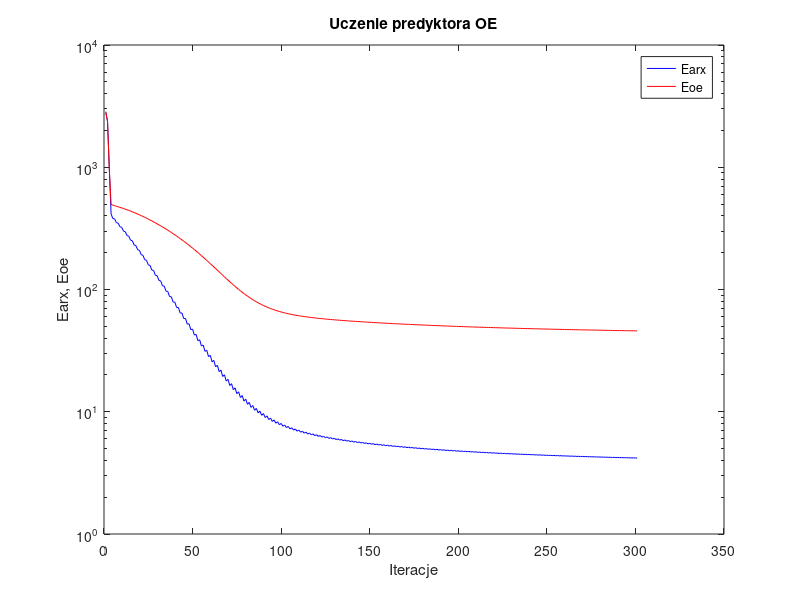
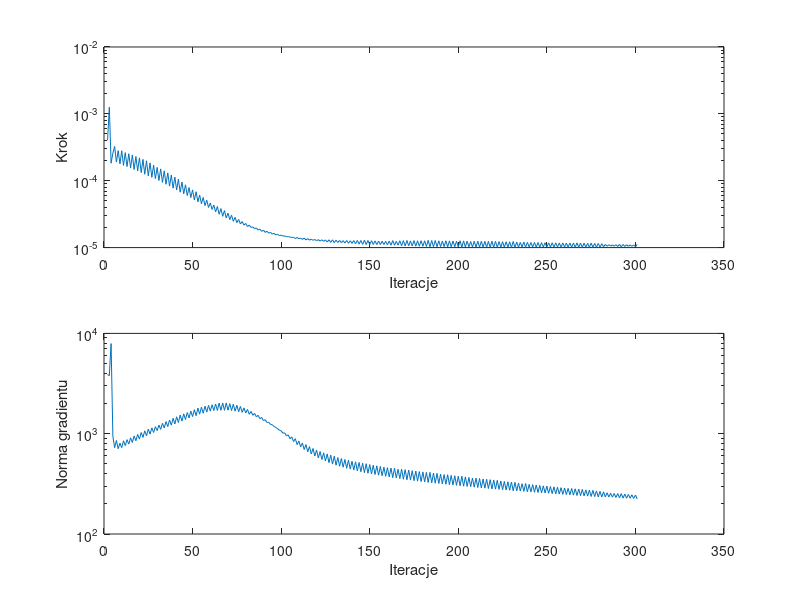

Reproduce these figures in MATLAB, in order.
%uczenie predyktora oe
clear all;
n=0; farx(n+1)=2.804183e+003; foe(n+1)=2.853118e+003; wspucz(n+1)=0.000000e+000; ng(n+1)=0.000000e+000;
n=1; farx(n+1)=2.373742e+003; foe(n+1)=2.361099e+003; krok(n+1)=4.031350e-004; ng(n+1)=3.891706e+003;
n=2; farx(n+1)=9.741325e+002; foe(n+1)=9.567152e+002; krok(n+1)=1.259664e-003; ng(n+1)=3.788678e+003;
n=3; farx(n+1)=4.145669e+002; foe(n+1)=4.968822e+002; krok(n+1)=1.828869e-004; ng(n+1)=7.914931e+003;
n=4; farx(n+1)=3.806429e+002; foe(n+1)=4.897087e+002; krok(n+1)=2.578785e-004; ng(n+1)=9.422221e+002;
n=5; farx(n+1)=3.784769e+002; foe(n+1)=4.846805e+002; krok(n+1)=3.259080e-004; ng(n+1)=7.257685e+002;
n=6; farx(n+1)=3.521853e+002; foe(n+1)=4.796617e+002; krok(n+1)=1.897438e-004; ng(n+1)=8.558203e+002;
n=7; farx(n+1)=3.490488e+002; foe(n+1)=4.749277e+002; krok(n+1)=2.815739e-004; ng(n+1)=7.084459e+002;
n=8; farx(n+1)=3.259881e+002; foe(n+1)=4.699353e+002; krok(n+1)=1.784716e-004; ng(n+1)=8.043635e+002;
n=9; farx(n+1)=3.223781e+002; foe(n+1)=4.649102e+002; krok(n+1)=2.808967e-004; ng(n+1)=7.260391e+002;
n=10; farx(n+1)=3.002262e+002; foe(n+1)=4.596087e+002; krok(n+1)=1.697983e-004; ng(n+1)=8.500678e+002;
n=11; farx(n+1)=2.969167e+002; foe(n+1)=4.543977e+002; krok(n+1)=2.631561e-004; ng(n+1)=7.601686e+002;
n=12; farx(n+1)=2.760993e+002; foe(n+1)=4.489179e+002; krok(n+1)=1.629504e-004; ng(n+1)=8.722227e+002;
n=13; farx(n+1)=2.728675e+002; foe(n+1)=4.434725e+002; krok(n+1)=2.533843e-004; ng(n+1)=7.884685e+002;
n=14; farx(n+1)=2.532341e+002; foe(n+1)=4.377602e+002; krok(n+1)=1.547514e-004; ng(n+1)=9.092057e+002;
n=15; farx(n+1)=2.501343e+002; foe(n+1)=4.320923e+002; krok(n+1)=2.431917e-004; ng(n+1)=8.177303e+002;
n=16; farx(n+1)=2.316489e+002; foe(n+1)=4.261670e+002; krok(n+1)=1.471357e-004; ng(n+1)=9.487116e+002;
n=17; farx(n+1)=2.288009e+002; foe(n+1)=4.203168e+002; krok(n+1)=2.302017e-004; ng(n+1)=8.501099e+002;
n=18; farx(n+1)=2.115136e+002; foe(n+1)=4.142343e+002; krok(n+1)=1.401071e-004; ng(n+1)=9.836027e+002;
n=19; farx(n+1)=2.089229e+002; foe(n+1)=4.082212e+002; krok(n+1)=2.196646e-004; ng(n+1)=8.829923e+002;
n=20; farx(n+1)=1.927294e+002; foe(n+1)=4.019657e+002; krok(n+1)=1.325538e-004; ng(n+1)=1.027308e+003;
n=21; farx(n+1)=1.904187e+002; foe(n+1)=3.958197e+002; krok(n+1)=2.084136e-004; ng(n+1)=9.182605e+002;
n=22; farx(n+1)=1.753388e+002; foe(n+1)=3.894324e+002; krok(n+1)=1.250530e-004; ng(n+1)=1.068475e+003;
n=23; farx(n+1)=1.732505e+002; foe(n+1)=3.831571e+002; krok(n+1)=1.984325e-004; ng(n+1)=9.523574e+002;
n=24; farx(n+1)=1.591920e+002; foe(n+1)=3.766598e+002; krok(n+1)=1.180809e-004; ng(n+1)=1.111077e+003;
n=25; farx(n+1)=1.574001e+002; foe(n+1)=3.703121e+002; krok(n+1)=1.848518e-004; ng(n+1)=9.896572e+002;
n=26; farx(n+1)=1.443809e+002; foe(n+1)=3.638009e+002; krok(n+1)=1.123689e-004; ng(n+1)=1.143389e+003;
n=27; farx(n+1)=1.429041e+002; foe(n+1)=3.574205e+002; krok(n+1)=1.711903e-004; ng(n+1)=1.028491e+003;
n=28; farx(n+1)=1.307991e+002; foe(n+1)=3.509211e+002; krok(n+1)=1.075741e-004; ng(n+1)=1.174323e+003;
n=29; farx(n+1)=1.297341e+002; foe(n+1)=3.445780e+002; krok(n+1)=1.581535e-004; ng(n+1)=1.073641e+003;
n=30; farx(n+1)=1.185599e+002; foe(n+1)=3.380611e+002; krok(n+1)=1.007837e-004; ng(n+1)=1.217806e+003;
n=31; farx(n+1)=1.176356e+002; foe(n+1)=3.316560e+002; krok(n+1)=1.502858e-004; ng(n+1)=1.104466e+003;
n=32; farx(n+1)=1.072571e+002; foe(n+1)=3.251105e+002; krok(n+1)=9.441524e-005; ng(n+1)=1.269480e+003;
n=33; farx(n+1)=1.065502e+002; foe(n+1)=3.187008e+002; krok(n+1)=1.405774e-004; ng(n+1)=1.141031e+003;
n=34; farx(n+1)=9.693969e+001; foe(n+1)=3.121604e+002; krok(n+1)=8.848135e-005; ng(n+1)=1.320113e+003;
n=35; farx(n+1)=9.642505e+001; foe(n+1)=3.057551e+002; krok(n+1)=1.309881e-004; ng(n+1)=1.177533e+003;
n=36; farx(n+1)=8.752405e+001; foe(n+1)=2.992428e+002; krok(n+1)=8.309647e-005; ng(n+1)=1.369407e+003;
n=37; farx(n+1)=8.721698e+001; foe(n+1)=2.928710e+002; krok(n+1)=1.215757e-004; ng(n+1)=1.216930e+003;
n=38; farx(n+1)=7.900581e+001; foe(n+1)=2.863883e+002; krok(n+1)=7.737572e-005; ng(n+1)=1.421926e+003;
n=39; farx(n+1)=7.881572e+001; foe(n+1)=2.800172e+002; krok(n+1)=1.133097e-004; ng(n+1)=1.250430e+003;
n=40; farx(n+1)=7.121609e+001; foe(n+1)=2.735889e+002; krok(n+1)=7.257464e-005; ng(n+1)=1.473929e+003;
n=41; farx(n+1)=7.121756e+001; foe(n+1)=2.672830e+002; krok(n+1)=1.051281e-004; ng(n+1)=1.292777e+003;
n=42; farx(n+1)=6.417226e+001; foe(n+1)=2.608815e+002; krok(n+1)=6.738910e-005; ng(n+1)=1.536622e+003;
n=43; farx(n+1)=6.428663e+001; foe(n+1)=2.546319e+002; krok(n+1)=9.579321e-005; ng(n+1)=1.335810e+003;
n=44; farx(n+1)=5.779826e+001; foe(n+1)=2.483588e+002; krok(n+1)=6.375927e-005; ng(n+1)=1.577564e+003;
n=45; farx(n+1)=5.806718e+001; foe(n+1)=2.422200e+002; krok(n+1)=8.683747e-005; ng(n+1)=1.385787e+003;
n=46; farx(n+1)=5.207417e+001; foe(n+1)=2.360598e+002; krok(n+1)=6.009622e-005; ng(n+1)=1.624675e+003;
n=47; farx(n+1)=5.247982e+001; foe(n+1)=2.300424e+002; krok(n+1)=7.910691e-005; ng(n+1)=1.437617e+003;
n=48; farx(n+1)=4.696095e+001; foe(n+1)=2.239889e+002; krok(n+1)=5.603333e-005; ng(n+1)=1.677836e+003;
n=49; farx(n+1)=4.744400e+001; foe(n+1)=2.180752e+002; krok(n+1)=7.303192e-005; ng(n+1)=1.480675e+003;
n=50; farx(n+1)=4.238964e+001; foe(n+1)=2.121325e+002; krok(n+1)=5.162212e-005; ng(n+1)=1.736063e+003;
n=51; farx(n+1)=4.289233e+001; foe(n+1)=2.063041e+002; krok(n+1)=6.836820e-005; ng(n+1)=1.511762e+003;
n=52; farx(n+1)=3.818684e+001; foe(n+1)=2.004855e+002; krok(n+1)=4.837788e-005; ng(n+1)=1.799540e+003;
n=53; farx(n+1)=3.879172e+001; foe(n+1)=1.948634e+002; krok(n+1)=6.108764e-005; ng(n+1)=1.566501e+003;
n=54; farx(n+1)=3.450565e+001; foe(n+1)=1.892397e+002; krok(n+1)=4.525103e-005; ng(n+1)=1.837055e+003;
n=55; farx(n+1)=3.512590e+001; foe(n+1)=1.837790e+002; krok(n+1)=5.618497e-005; ng(n+1)=1.599461e+003;
n=56; farx(n+1)=3.118761e+001; foe(n+1)=1.783507e+002; krok(n+1)=4.244958e-005; ng(n+1)=1.880445e+003;
n=57; farx(n+1)=3.184843e+001; foe(n+1)=1.731041e+002; krok(n+1)=5.113377e-005; ng(n+1)=1.642704e+003;
n=58; farx(n+1)=2.823946e+001; foe(n+1)=1.678933e+002; krok(n+1)=3.980988e-005; ng(n+1)=1.917063e+003;
n=59; farx(n+1)=2.891862e+001; foe(n+1)=1.628754e+002; krok(n+1)=4.657599e-005; ng(n+1)=1.679668e+003;
n=60; farx(n+1)=2.563588e+001; foe(n+1)=1.579066e+002; krok(n+1)=3.723990e-005; ng(n+1)=1.942376e+003;
n=61; farx(n+1)=2.631781e+001; foe(n+1)=1.531232e+002; krok(n+1)=4.334515e-005; ng(n+1)=1.702341e+003;
n=62; farx(n+1)=2.334261e+001; foe(n+1)=1.483946e+002; krok(n+1)=3.418410e-005; ng(n+1)=1.980170e+003;
n=63; farx(n+1)=2.399618e+001; foe(n+1)=1.438423e+002; krok(n+1)=4.116566e-005; ng(n+1)=1.705064e+003;
n=64; farx(n+1)=2.128242e+001; foe(n+1)=1.393627e+002; krok(n+1)=3.145966e-005; ng(n+1)=2.019159e+003;
n=65; farx(n+1)=2.190984e+001; foe(n+1)=1.350769e+002; krok(n+1)=3.831790e-005; ng(n+1)=1.711701e+003;
n=66; farx(n+1)=1.945472e+001; foe(n+1)=1.308882e+002; krok(n+1)=2.936505e-005; ng(n+1)=2.025072e+003;
n=67; farx(n+1)=2.005952e+001; foe(n+1)=1.268875e+002; krok(n+1)=3.575282e-005; ng(n+1)=1.711775e+003;
n=68; farx(n+1)=1.782070e+001; foe(n+1)=1.229962e+002; krok(n+1)=2.769106e-005; ng(n+1)=2.024078e+003;
n=69; farx(n+1)=1.841414e+001; foe(n+1)=1.193106e+002; krok(n+1)=3.265748e-005; ng(n+1)=1.715769e+003;
n=70; farx(n+1)=1.640340e+001; foe(n+1)=1.157357e+002; krok(n+1)=2.616958e-005; ng(n+1)=1.994424e+003;
n=71; farx(n+1)=1.696659e+001; foe(n+1)=1.123471e+002; krok(n+1)=3.050494e-005; ng(n+1)=1.699134e+003;
n=72; farx(n+1)=1.515255e+001; foe(n+1)=1.090770e+002; krok(n+1)=2.470394e-005; ng(n+1)=1.967111e+003;
n=73; farx(n+1)=1.568412e+001; foe(n+1)=1.059875e+002; krok(n+1)=2.832743e-005; ng(n+1)=1.676680e+003;
n=74; farx(n+1)=1.404893e+001; foe(n+1)=1.030223e+002; krok(n+1)=2.360381e-005; ng(n+1)=1.920254e+003;
n=75; farx(n+1)=1.455884e+001; foe(n+1)=1.002289e+002; krok(n+1)=2.639619e-005; ng(n+1)=1.654802e+003;
n=76; farx(n+1)=1.308083e+001; foe(n+1)=9.755298e+001; krok(n+1)=2.253084e-005; ng(n+1)=1.872885e+003;
n=77; farx(n+1)=1.356426e+001; foe(n+1)=9.504299e+001; krok(n+1)=2.451149e-005; ng(n+1)=1.631523e+003;
n=78; farx(n+1)=1.223425e+001; foe(n+1)=9.264592e+001; krok(n+1)=2.167257e-005; ng(n+1)=1.808377e+003;
n=79; farx(n+1)=1.269214e+001; foe(n+1)=9.040222e+001; krok(n+1)=2.296532e-005; ng(n+1)=1.606923e+003;
n=80; farx(n+1)=1.150238e+001; foe(n+1)=8.826435e+001; krok(n+1)=2.063495e-005; ng(n+1)=1.744257e+003;
n=81; farx(n+1)=1.192152e+001; foe(n+1)=8.626538e+001; krok(n+1)=2.170937e-005; ng(n+1)=1.560534e+003;
n=82; farx(n+1)=1.084989e+001; foe(n+1)=8.436958e+001; krok(n+1)=1.999909e-005; ng(n+1)=1.668181e+003;
n=83; farx(n+1)=1.124602e+001; foe(n+1)=8.260079e+001; krok(n+1)=2.044242e-005; ng(n+1)=1.526403e+003;
n=84; farx(n+1)=1.028607e+001; foe(n+1)=8.092572e+001; krok(n+1)=1.917379e-005; ng(n+1)=1.594983e+003;
n=85; farx(n+1)=1.065331e+001; foe(n+1)=7.936467e+001; krok(n+1)=1.961815e-005; ng(n+1)=1.473110e+003;
n=86; farx(n+1)=9.792878e+000; foe(n+1)=7.788950e+001; krok(n+1)=1.827487e-005; ng(n+1)=1.526181e+003;
n=87; farx(n+1)=1.012932e+001; foe(n+1)=7.651603e+001; krok(n+1)=1.890200e-005; ng(n+1)=1.412319e+003;
n=88; farx(n+1)=9.358135e+000; foe(n+1)=7.522114e+001; krok(n+1)=1.751338e-005; ng(n+1)=1.452047e+003;
n=89; farx(n+1)=9.666441e+000; foe(n+1)=7.401605e+001; krok(n+1)=1.825109e-005; ng(n+1)=1.350771e+003;
n=90; farx(n+1)=8.972269e+000; foe(n+1)=7.288190e+001; krok(n+1)=1.689056e-005; ng(n+1)=1.377800e+003;
n=91; farx(n+1)=9.255433e+000; foe(n+1)=7.182706e+001; krok(n+1)=1.751338e-005; ng(n+1)=1.293381e+003;
n=92; farx(n+1)=8.631280e+000; foe(n+1)=7.083545e+001; krok(n+1)=1.641304e-005; ng(n+1)=1.299450e+003;
n=93; farx(n+1)=8.893004e+000; foe(n+1)=6.991288e+001; krok(n+1)=1.693774e-005; ng(n+1)=1.235985e+003;
n=94; farx(n+1)=8.328457e+000; foe(n+1)=6.904569e+001; krok(n+1)=1.592832e-005; ng(n+1)=1.227396e+003;
n=95; farx(n+1)=8.569885e+000; foe(n+1)=6.823882e+001; krok(n+1)=1.632874e-005; ng(n+1)=1.180897e+003;
n=96; farx(n+1)=8.061492e+000; foe(n+1)=6.748025e+001; krok(n+1)=1.549177e-005; ng(n+1)=1.153187e+003;
n=97; farx(n+1)=8.282552e+000; foe(n+1)=6.677347e+001; krok(n+1)=1.588017e-005; ng(n+1)=1.121923e+003;
n=98; farx(n+1)=7.822052e+000; foe(n+1)=6.610882e+001; krok(n+1)=1.511997e-005; ng(n+1)=1.082919e+003;
n=99; farx(n+1)=8.025381e+000; foe(n+1)=6.548870e+001; krok(n+1)=1.539716e-005; ng(n+1)=1.068084e+003;
n=100; farx(n+1)=7.606485e+000; foe(n+1)=6.490496e+001; krok(n+1)=1.486954e-005; ng(n+1)=1.013751e+003;
n=101; farx(n+1)=7.795748e+000; foe(n+1)=6.435943e+001; krok(n+1)=1.496592e-005; ng(n+1)=1.019611e+003;
n=102; farx(n+1)=7.412675e+000; foe(n+1)=6.384497e+001; krok(n+1)=1.460917e-005; ng(n+1)=9.506843e+002;
n=103; farx(n+1)=7.588817e+000; foe(n+1)=6.336323e+001; krok(n+1)=1.453671e-005; ng(n+1)=9.735783e+002;
n=104; farx(n+1)=7.237600e+000; foe(n+1)=6.290802e+001; krok(n+1)=1.442554e-005; ng(n+1)=8.894137e+002;
n=105; farx(n+1)=7.402209e+000; foe(n+1)=6.248066e+001; krok(n+1)=1.414532e-005; ng(n+1)=9.305071e+002;
n=106; farx(n+1)=7.078175e+000; foe(n+1)=6.207594e+001; krok(n+1)=1.430061e-005; ng(n+1)=8.340343e+002;
n=107; farx(n+1)=7.231494e+000; foe(n+1)=6.169476e+001; krok(n+1)=1.361415e-005; ng(n+1)=8.922621e+002;
n=108; farx(n+1)=6.936832e+000; foe(n+1)=6.133267e+001; krok(n+1)=1.416371e-005; ng(n+1)=7.785570e+002;
n=109; farx(n+1)=7.079845e+000; foe(n+1)=6.099104e+001; krok(n+1)=1.360069e-005; ng(n+1)=8.450516e+002;
n=110; farx(n+1)=6.805312e+000; foe(n+1)=6.066576e+001; krok(n+1)=1.384553e-005; ng(n+1)=7.393903e+002;
n=111; farx(n+1)=6.939254e+000; foe(n+1)=6.035760e+001; krok(n+1)=1.328620e-005; ng(n+1)=8.084162e+002;
n=112; farx(n+1)=6.683264e+000; foe(n+1)=6.006325e+001; krok(n+1)=1.384553e-005; ng(n+1)=6.957284e+002;
n=113; farx(n+1)=6.811484e+000; foe(n+1)=5.978341e+001; krok(n+1)=1.302585e-005; ng(n+1)=7.788178e+002;
n=114; farx(n+1)=6.573976e+000; foe(n+1)=5.951552e+001; krok(n+1)=1.356957e-005; ng(n+1)=6.611460e+002;
n=115; farx(n+1)=6.693551e+000; foe(n+1)=5.926007e+001; krok(n+1)=1.290355e-005; ng(n+1)=7.437410e+002;
n=116; farx(n+1)=6.472576e+000; foe(n+1)=5.901464e+001; krok(n+1)=1.338683e-005; ng(n+1)=6.276916e+002;
n=117; farx(n+1)=6.585294e+000; foe(n+1)=5.877994e+001; krok(n+1)=1.283755e-005; ng(n+1)=7.123892e+002;
n=118; farx(n+1)=6.377180e+000; foe(n+1)=5.855375e+001; krok(n+1)=1.324381e-005; ng(n+1)=5.990449e+002;
n=119; farx(n+1)=6.484549e+000; foe(n+1)=5.833671e+001; krok(n+1)=1.264803e-005; ng(n+1)=6.879707e+002;
n=120; farx(n+1)=6.288674e+000; foe(n+1)=5.812691e+001; krok(n+1)=1.315377e-005; ng(n+1)=5.731962e+002;
n=121; farx(n+1)=6.391174e+000; foe(n+1)=5.792502e+001; krok(n+1)=1.251850e-005; ng(n+1)=6.644549e+002;
n=122; farx(n+1)=6.205495e+000; foe(n+1)=5.772934e+001; krok(n+1)=1.308479e-005; ng(n+1)=5.525120e+002;
n=123; farx(n+1)=6.304435e+000; foe(n+1)=5.754047e+001; krok(n+1)=1.240203e-005; ng(n+1)=6.447515e+002;
n=124; farx(n+1)=6.127071e+000; foe(n+1)=5.735704e+001; krok(n+1)=1.302585e-005; ng(n+1)=5.343480e+002;
n=125; farx(n+1)=6.221970e+000; foe(n+1)=5.717935e+001; krok(n+1)=1.209645e-005; ng(n+1)=6.290784e+002;
n=126; farx(n+1)=6.054294e+000; foe(n+1)=5.700623e+001; krok(n+1)=1.308609e-005; ng(n+1)=5.140791e+002;
n=127; farx(n+1)=6.145418e+000; foe(n+1)=5.683839e+001; krok(n+1)=1.197415e-005; ng(n+1)=6.113546e+002;
n=128; farx(n+1)=5.985133e+000; foe(n+1)=5.667444e+001; krok(n+1)=1.308609e-005; ng(n+1)=4.979270e+002;
n=129; farx(n+1)=6.073733e+000; foe(n+1)=5.651513e+001; krok(n+1)=1.186082e-005; ng(n+1)=5.972488e+002;
n=130; farx(n+1)=5.921373e+000; foe(n+1)=5.635935e+001; krok(n+1)=1.290553e-005; ng(n+1)=4.847754e+002;
n=131; farx(n+1)=6.006530e+000; foe(n+1)=5.620779e+001; krok(n+1)=1.191521e-005; ng(n+1)=5.784970e+002;
n=132; farx(n+1)=5.859919e+000; foe(n+1)=5.605930e+001; krok(n+1)=1.278344e-005; ng(n+1)=4.737514e+002;
n=133; farx(n+1)=5.942733e+000; foe(n+1)=5.591446e+001; krok(n+1)=1.184623e-005; ng(n+1)=5.654744e+002;
n=134; farx(n+1)=5.801706e+000; foe(n+1)=5.577239e+001; krok(n+1)=1.270754e-005; ng(n+1)=4.633145e+002;
n=135; farx(n+1)=5.881786e+000; foe(n+1)=5.563355e+001; krok(n+1)=1.171829e-005; ng(n+1)=5.531797e+002;
n=136; farx(n+1)=5.745702e+000; foe(n+1)=5.549709e+001; krok(n+1)=1.278257e-005; ng(n+1)=4.525822e+002;
n=137; farx(n+1)=5.824368e+000; foe(n+1)=5.536355e+001; krok(n+1)=1.161317e-005; ng(n+1)=5.444528e+002;
n=138; farx(n+1)=5.693667e+000; foe(n+1)=5.523230e+001; krok(n+1)=1.264803e-005; ng(n+1)=4.437386e+002;
n=139; farx(n+1)=5.769288e+000; foe(n+1)=5.510376e+001; krok(n+1)=1.155324e-005; ng(n+1)=5.311183e+002;
n=140; farx(n+1)=5.642634e+000; foe(n+1)=5.497710e+001; krok(n+1)=1.274425e-005; ng(n+1)=4.343151e+002;
n=141; farx(n+1)=5.716872e+000; foe(n+1)=5.485289e+001; krok(n+1)=1.139931e-005; ng(n+1)=5.244352e+002;
n=142; farx(n+1)=5.594191e+000; foe(n+1)=5.473047e+001; krok(n+1)=1.278257e-005; ng(n+1)=4.257814e+002;
n=143; farx(n+1)=5.666713e+000; foe(n+1)=5.461028e+001; krok(n+1)=1.127096e-005; ng(n+1)=5.169182e+002;
n=144; farx(n+1)=5.548326e+000; foe(n+1)=5.449172e+001; krok(n+1)=1.277945e-005; ng(n+1)=4.175610e+002;
n=145; farx(n+1)=5.618468e+000; foe(n+1)=5.437537e+001; krok(n+1)=1.115447e-005; ng(n+1)=5.078153e+002;
n=146; farx(n+1)=5.503683e+000; foe(n+1)=5.426025e+001; krok(n+1)=1.290553e-005; ng(n+1)=4.091658e+002;
n=147; farx(n+1)=5.572912e+000; foe(n+1)=5.414730e+001; krok(n+1)=1.109774e-005; ng(n+1)=5.021006e+002;
n=148; farx(n+1)=5.461727e+000; foe(n+1)=5.403574e+001; krok(n+1)=1.277945e-005; ng(n+1)=4.030288e+002;
n=149; farx(n+1)=5.529251e+000; foe(n+1)=5.392619e+001; krok(n+1)=1.112285e-005; ng(n+1)=4.929988e+002;
n=150; farx(n+1)=5.421184e+000; foe(n+1)=5.381796e+001; krok(n+1)=1.268925e-005; ng(n+1)=3.972435e+002;
n=151; farx(n+1)=5.487367e+000; foe(n+1)=5.371152e+001; krok(n+1)=1.113124e-005; ng(n+1)=4.855731e+002;
n=152; farx(n+1)=5.382232e+000; foe(n+1)=5.360643e+001; krok(n+1)=1.259177e-005; ng(n+1)=3.918634e+002;
n=153; farx(n+1)=5.446813e+000; foe(n+1)=5.350294e+001; krok(n+1)=1.109569e-005; ng(n+1)=4.784199e+002;
n=154; farx(n+1)=5.344745e+000; foe(n+1)=5.340069e+001; krok(n+1)=1.255575e-005; ng(n+1)=3.860066e+002;
n=155; farx(n+1)=5.407951e+000; foe(n+1)=5.329999e+001; krok(n+1)=1.109569e-005; ng(n+1)=4.714876e+002;
n=156; farx(n+1)=5.308910e+000; foe(n+1)=5.320051e+001; krok(n+1)=1.244425e-005; ng(n+1)=3.809092e+002;
n=157; farx(n+1)=5.370539e+000; foe(n+1)=5.310253e+001; krok(n+1)=1.113124e-005; ng(n+1)=4.634823e+002;
n=158; farx(n+1)=5.273815e+000; foe(n+1)=5.300568e+001; krok(n+1)=1.240203e-005; ng(n+1)=3.764542e+002;
n=159; farx(n+1)=5.333872e+000; foe(n+1)=5.291016e+001; krok(n+1)=1.101046e-005; ng(n+1)=4.583997e+002;
n=160; farx(n+1)=5.239777e+000; foe(n+1)=5.281562e+001; krok(n+1)=1.250333e-005; ng(n+1)=3.706543e+002;
n=161; farx(n+1)=5.298279e+000; foe(n+1)=5.272243e+001; krok(n+1)=1.085468e-005; ng(n+1)=4.540974e+002;
n=162; farx(n+1)=5.206241e+000; foe(n+1)=5.262999e+001; krok(n+1)=1.272730e-005; ng(n+1)=3.646231e+002;
n=163; farx(n+1)=5.264880e+000; foe(n+1)=5.253886e+001; krok(n+1)=1.083629e-005; ng(n+1)=4.529043e+002;
n=164; farx(n+1)=5.175752e+000; foe(n+1)=5.244895e+001; krok(n+1)=1.240823e-005; ng(n+1)=3.620327e+002;
n=165; farx(n+1)=5.231717e+000; foe(n+1)=5.236032e+001; krok(n+1)=1.085468e-005; ng(n+1)=4.420183e+002;
n=166; farx(n+1)=5.144003e+000; foe(n+1)=5.227240e+001; krok(n+1)=1.265721e-005; ng(n+1)=3.566878e+002;
n=167; farx(n+1)=5.199579e+000; foe(n+1)=5.218555e+001; krok(n+1)=1.063629e-005; ng(n+1)=4.429856e+002;
n=168; farx(n+1)=5.114265e+000; foe(n+1)=5.209953e+001; krok(n+1)=1.273164e-005; ng(n+1)=3.516591e+002;
n=169; farx(n+1)=5.168582e+000; foe(n+1)=5.201472e+001; krok(n+1)=1.057446e-005; ng(n+1)=4.383001e+002;
n=170; farx(n+1)=5.085320e+000; foe(n+1)=5.193063e+001; krok(n+1)=1.277945e-005; ng(n+1)=3.472924e+002;
n=171; farx(n+1)=5.139093e+000; foe(n+1)=5.184773e+001; krok(n+1)=1.061240e-005; ng(n+1)=4.343157e+002;
n=172; farx(n+1)=5.057766e+000; foe(n+1)=5.176584e+001; krok(n+1)=1.259177e-005; ng(n+1)=3.448459e+002;
n=173; farx(n+1)=5.109755e+000; foe(n+1)=5.168495e+001; krok(n+1)=1.055114e-005; ng(n+1)=4.278778e+002;
n=174; farx(n+1)=5.030364e+000; foe(n+1)=5.160472e+001; krok(n+1)=1.273164e-005; ng(n+1)=3.399970e+002;
n=175; farx(n+1)=5.081708e+000; foe(n+1)=5.152556e+001; krok(n+1)=1.051121e-005; ng(n+1)=4.250968e+002;
n=176; farx(n+1)=5.004282e+000; foe(n+1)=5.144722e+001; krok(n+1)=1.264803e-005; ng(n+1)=3.369440e+002;
n=177; farx(n+1)=5.054258e+000; foe(n+1)=5.136991e+001; krok(n+1)=1.048504e-005; ng(n+1)=4.195083e+002;
n=178; farx(n+1)=4.978631e+000; foe(n+1)=5.129325e+001; krok(n+1)=1.268925e-005; ng(n+1)=3.333331e+002;
n=179; farx(n+1)=5.027773e+000; foe(n+1)=5.121763e+001; krok(n+1)=1.046329e-005; ng(n+1)=4.157961e+002;
n=180; farx(n+1)=4.953839e+000; foe(n+1)=5.114271e+001; krok(n+1)=1.264803e-005; ng(n+1)=3.305083e+002;
n=181; farx(n+1)=5.001718e+000; foe(n+1)=5.106876e+001; krok(n+1)=1.039083e-005; ng(n+1)=4.114307e+002;
n=182; farx(n+1)=4.928955e+000; foe(n+1)=5.099533e+001; krok(n+1)=1.284475e-005; ng(n+1)=3.267229e+002;
n=183; farx(n+1)=4.976611e+000; foe(n+1)=5.092272e+001; krok(n+1)=1.029142e-005; ng(n+1)=4.115057e+002;
n=184; farx(n+1)=4.905795e+000; foe(n+1)=5.085092e+001; krok(n+1)=1.274727e-005; ng(n+1)=3.239428e+002;
n=185; farx(n+1)=4.952114e+000; foe(n+1)=5.078003e+001; krok(n+1)=1.030147e-005; ng(n+1)=4.053469e+002;
n=186; farx(n+1)=4.882760e+000; foe(n+1)=5.070975e+001; krok(n+1)=1.278257e-005; ng(n+1)=3.208987e+002;
n=187; farx(n+1)=4.928460e+000; foe(n+1)=5.064032e+001; krok(n+1)=1.029142e-005; ng(n+1)=4.023389e+002;
n=188; farx(n+1)=4.860883e+000; foe(n+1)=5.057165e+001; krok(n+1)=1.264803e-005; ng(n+1)=3.185691e+002;
n=189; farx(n+1)=4.905436e+000; foe(n+1)=5.050384e+001; krok(n+1)=1.034200e-005; ng(n+1)=3.961955e+002;
n=190; farx(n+1)=4.839501e+000; foe(n+1)=5.043669e+001; krok(n+1)=1.254943e-005; ng(n+1)=3.161457e+002;
n=191; farx(n+1)=4.882868e+000; foe(n+1)=5.037042e+001; krok(n+1)=1.033992e-005; ng(n+1)=3.908272e+002;
n=192; farx(n+1)=4.817947e+000; foe(n+1)=5.030464e+001; krok(n+1)=1.265721e-005; ng(n+1)=3.131696e+002;
n=193; farx(n+1)=4.860841e+000; foe(n+1)=5.023957e+001; krok(n+1)=1.023758e-005; ng(n+1)=3.900487e+002;
n=194; farx(n+1)=4.797740e+000; foe(n+1)=5.017512e+001; krok(n+1)=1.259797e-005; ng(n+1)=3.102163e+002;
n=195; farx(n+1)=4.839603e+000; foe(n+1)=5.011154e+001; krok(n+1)=1.029831e-005; ng(n+1)=3.841621e+002;
n=196; farx(n+1)=4.777647e+000; foe(n+1)=5.004851e+001; krok(n+1)=1.255575e-005; ng(n+1)=3.080287e+002;
n=197; farx(n+1)=4.818879e+000; foe(n+1)=4.998621e+001; krok(n+1)=1.029142e-005; ng(n+1)=3.810880e+002;
n=198; farx(n+1)=4.758269e+000; foe(n+1)=4.992454e+001; krok(n+1)=1.248150e-005; ng(n+1)=3.057654e+002;
n=199; farx(n+1)=4.798385e+000; foe(n+1)=4.986356e+001; krok(n+1)=1.023989e-005; ng(n+1)=3.767577e+002;
n=200; farx(n+1)=4.738724e+000; foe(n+1)=4.980301e+001; krok(n+1)=1.265721e-005; ng(n+1)=3.024767e+002;
n=201; farx(n+1)=4.778480e+000; foe(n+1)=4.974307e+001; krok(n+1)=1.013046e-005; ng(n+1)=3.765787e+002;
n=202; farx(n+1)=4.720457e+000; foe(n+1)=4.968371e+001; krok(n+1)=1.259797e-005; ng(n+1)=2.997010e+002;
n=203; farx(n+1)=4.759354e+000; foe(n+1)=4.962511e+001; krok(n+1)=1.021265e-005; ng(n+1)=3.709773e+002;
n=204; farx(n+1)=4.702554e+000; foe(n+1)=4.956708e+001; krok(n+1)=1.246120e-005; ng(n+1)=2.979408e+002;
n=205; farx(n+1)=4.740775e+000; foe(n+1)=4.950973e+001; krok(n+1)=1.029142e-005; ng(n+1)=3.662623e+002;
n=206; farx(n+1)=4.685104e+000; foe(n+1)=4.945300e+001; krok(n+1)=1.231075e-005; ng(n+1)=2.963874e+002;
n=207; farx(n+1)=4.722184e+000; foe(n+1)=4.939686e+001; krok(n+1)=1.023989e-005; ng(n+1)=3.616877e+002;
n=208; farx(n+1)=4.667602e+000; foe(n+1)=4.934111e+001; krok(n+1)=1.245571e-005; ng(n+1)=2.930876e+002;
n=209; farx(n+1)=4.704205e+000; foe(n+1)=4.928598e+001; krok(n+1)=1.017076e-005; ng(n+1)=3.602555e+002;
n=210; farx(n+1)=4.650747e+000; foe(n+1)=4.923129e+001; krok(n+1)=1.246120e-005; ng(n+1)=2.905798e+002;
n=211; farx(n+1)=4.686709e+000; foe(n+1)=4.917724e+001; krok(n+1)=1.015968e-005; ng(n+1)=3.571335e+002;
n=212; farx(n+1)=4.634425e+000; foe(n+1)=4.912364e+001; krok(n+1)=1.240823e-005; ng(n+1)=2.883361e+002;
n=213; farx(n+1)=4.669716e+000; foe(n+1)=4.907068e+001; krok(n+1)=1.019428e-005; ng(n+1)=3.531225e+002;
n=214; farx(n+1)=4.618176e+000; foe(n+1)=4.901819e+001; krok(n+1)=1.240203e-005; ng(n+1)=2.865180e+002;
n=215; farx(n+1)=4.652959e+000; foe(n+1)=4.896618e+001; krok(n+1)=1.013046e-005; ng(n+1)=3.514323e+002;
n=216; farx(n+1)=4.602522e+000; foe(n+1)=4.891465e+001; krok(n+1)=1.240203e-005; ng(n+1)=2.841289e+002;
n=217; farx(n+1)=4.636502e+000; foe(n+1)=4.886365e+001; krok(n+1)=1.008355e-005; ng(n+1)=3.481042e+002;
n=218; farx(n+1)=4.587124e+000; foe(n+1)=4.881302e+001; krok(n+1)=1.246120e-005; ng(n+1)=2.813331e+002;
n=219; farx(n+1)=4.620655e+000; foe(n+1)=4.876297e+001; krok(n+1)=1.009346e-005; ng(n+1)=3.454593e+002;
n=220; farx(n+1)=4.572122e+000; foe(n+1)=4.871338e+001; krok(n+1)=1.240203e-005; ng(n+1)=2.799062e+002;
n=221; farx(n+1)=4.605122e+000; foe(n+1)=4.866427e+001; krok(n+1)=1.009346e-005; ng(n+1)=3.425933e+002;
n=222; farx(n+1)=4.557743e+000; foe(n+1)=4.861564e+001; krok(n+1)=1.229246e-005; ng(n+1)=2.781969e+002;
n=223; farx(n+1)=4.589936e+000; foe(n+1)=4.856755e+001; krok(n+1)=1.013760e-005; ng(n+1)=3.377074e+002;
n=224; farx(n+1)=4.543475e+000; foe(n+1)=4.851985e+001; krok(n+1)=1.225575e-005; ng(n+1)=2.763809e+002;
n=225; farx(n+1)=4.575084e+000; foe(n+1)=4.847266e+001; krok(n+1)=1.013760e-005; ng(n+1)=3.345621e+002;
n=226; farx(n+1)=4.529546e+000; foe(n+1)=4.842586e+001; krok(n+1)=1.221743e-005; ng(n+1)=2.745391e+002;
n=227; farx(n+1)=4.560600e+000; foe(n+1)=4.837956e+001; krok(n+1)=1.015216e-005; ng(n+1)=3.313027e+002;
n=228; farx(n+1)=4.515733e+000; foe(n+1)=4.833364e+001; krok(n+1)=1.222055e-005; ng(n+1)=2.729036e+002;
n=229; farx(n+1)=4.546144e+000; foe(n+1)=4.828814e+001; krok(n+1)=1.003721e-005; ng(n+1)=3.295924e+002;
n=230; farx(n+1)=4.502246e+000; foe(n+1)=4.824292e+001; krok(n+1)=1.234279e-005; ng(n+1)=2.696831e+002;
n=231; farx(n+1)=4.532476e+000; foe(n+1)=4.819821e+001; krok(n+1)=1.009346e-005; ng(n+1)=3.274899e+002;
n=232; farx(n+1)=4.489522e+000; foe(n+1)=4.815396e+001; krok(n+1)=1.209645e-005; ng(n+1)=2.693149e+002;
n=233; farx(n+1)=4.518938e+000; foe(n+1)=4.811019e+001; krok(n+1)=1.017255e-005; ng(n+1)=3.219469e+002;
n=234; farx(n+1)=4.477018e+000; foe(n+1)=4.806676e+001; krok(n+1)=1.197415e-005; ng(n+1)=2.677604e+002;
n=235; farx(n+1)=4.505710e+000; foe(n+1)=4.802386e+001; krok(n+1)=1.023989e-005; ng(n+1)=3.170391e+002;
n=236; farx(n+1)=4.463987e+000; foe(n+1)=4.798123e+001; krok(n+1)=1.209447e-005; ng(n+1)=2.662370e+002;
n=237; farx(n+1)=4.492629e+000; foe(n+1)=4.793892e+001; krok(n+1)=1.009346e-005; ng(n+1)=3.185896e+002;
n=238; farx(n+1)=4.452173e+000; foe(n+1)=4.789701e+001; krok(n+1)=1.197415e-005; ng(n+1)=2.640703e+002;
n=239; farx(n+1)=4.480069e+000; foe(n+1)=4.785558e+001; krok(n+1)=1.023758e-005; ng(n+1)=3.124002e+002;
n=240; farx(n+1)=4.440092e+000; foe(n+1)=4.781448e+001; krok(n+1)=1.191391e-005; ng(n+1)=2.632569e+002;
n=241; farx(n+1)=4.467533e+000; foe(n+1)=4.777375e+001; krok(n+1)=1.017255e-005; ng(n+1)=3.106869e+002;
n=242; farx(n+1)=4.428362e+000; foe(n+1)=4.773332e+001; krok(n+1)=1.194000e-005; ng(n+1)=2.609951e+002;
n=243; farx(n+1)=4.455328e+000; foe(n+1)=4.769329e+001; krok(n+1)=1.015968e-005; ng(n+1)=3.081084e+002;
n=244; farx(n+1)=4.416919e+000; foe(n+1)=4.765355e+001; krok(n+1)=1.191521e-005; ng(n+1)=2.592043e+002;
n=245; farx(n+1)=4.443415e+000; foe(n+1)=4.761423e+001; krok(n+1)=1.017076e-005; ng(n+1)=3.051968e+002;
n=246; farx(n+1)=4.405756e+000; foe(n+1)=4.757518e+001; krok(n+1)=1.185899e-005; ng(n+1)=2.576550e+002;
n=247; farx(n+1)=4.431831e+000; foe(n+1)=4.753655e+001; krok(n+1)=1.022121e-005; ng(n+1)=3.019863e+002;
n=248; farx(n+1)=4.394694e+000; foe(n+1)=4.749820e+001; krok(n+1)=1.180901e-005; ng(n+1)=2.565977e+002;
n=249; farx(n+1)=4.420374e+000; foe(n+1)=4.746021e+001; krok(n+1)=1.019428e-005; ng(n+1)=2.999697e+002;
n=250; farx(n+1)=4.383946e+000; foe(n+1)=4.742250e+001; krok(n+1)=1.178746e-005; ng(n+1)=2.548498e+002;
n=251; farx(n+1)=4.409135e+000; foe(n+1)=4.738516e+001; krok(n+1)=1.018440e-005; ng(n+1)=2.972003e+002;
n=252; farx(n+1)=4.373302e+000; foe(n+1)=4.734807e+001; krok(n+1)=1.181238e-005; ng(n+1)=2.530278e+002;
n=253; farx(n+1)=4.398149e+000; foe(n+1)=4.731132e+001; krok(n+1)=1.015759e-005; ng(n+1)=2.954295e+002;
n=254; farx(n+1)=4.362969e+000; foe(n+1)=4.727484e+001; krok(n+1)=1.178746e-005; ng(n+1)=2.514097e+002;
n=255; farx(n+1)=4.387424e+000; foe(n+1)=4.723871e+001; krok(n+1)=1.017255e-005; ng(n+1)=2.928175e+002;
n=256; farx(n+1)=4.352911e+000; foe(n+1)=4.720284e+001; krok(n+1)=1.171829e-005; ng(n+1)=2.500611e+002;
n=257; farx(n+1)=4.376869e+000; foe(n+1)=4.716732e+001; krok(n+1)=1.018440e-005; ng(n+1)=2.896645e+002;
n=258; farx(n+1)=4.342937e+000; foe(n+1)=4.713203e+001; krok(n+1)=1.171829e-005; ng(n+1)=2.484067e+002;
n=259; farx(n+1)=4.366568e+000; foe(n+1)=4.709709e+001; krok(n+1)=1.018440e-005; ng(n+1)=2.875744e+002;
n=260; farx(n+1)=4.333193e+000; foe(n+1)=4.706237e+001; krok(n+1)=1.168144e-005; ng(n+1)=2.470800e+002;
n=261; farx(n+1)=4.356451e+000; foe(n+1)=4.702799e+001; krok(n+1)=1.018440e-005; ng(n+1)=2.852266e+002;
n=262; farx(n+1)=4.323485e+000; foe(n+1)=4.699384e+001; krok(n+1)=1.171380e-005; ng(n+1)=2.456682e+002;
n=263; farx(n+1)=4.346502e+000; foe(n+1)=4.695997e+001; krok(n+1)=1.013046e-005; ng(n+1)=2.843123e+002;
n=264; farx(n+1)=4.314084e+000; foe(n+1)=4.692634e+001; krok(n+1)=1.171380e-005; ng(n+1)=2.441000e+002;
n=265; farx(n+1)=4.336679e+000; foe(n+1)=4.689300e+001; krok(n+1)=1.008355e-005; ng(n+1)=2.822767e+002;
n=266; farx(n+1)=4.304812e+000; foe(n+1)=4.685987e+001; krok(n+1)=1.177023e-005; ng(n+1)=2.420894e+002;
n=267; farx(n+1)=4.327200e+000; foe(n+1)=4.682703e+001; krok(n+1)=1.009346e-005; ng(n+1)=2.806991e+002;
n=268; farx(n+1)=4.295848e+000; foe(n+1)=4.679445e+001; krok(n+1)=1.168301e-005; ng(n+1)=2.412352e+002;
n=269; farx(n+1)=4.317826e+000; foe(n+1)=4.676214e+001; krok(n+1)=1.010255e-005; ng(n+1)=2.779636e+002;
n=270; farx(n+1)=4.287032e+000; foe(n+1)=4.673006e+001; krok(n+1)=1.165597e-005; ng(n+1)=2.397886e+002;
n=271; farx(n+1)=4.308689e+000; foe(n+1)=4.669826e+001; krok(n+1)=1.013046e-005; ng(n+1)=2.754861e+002;
n=272; farx(n+1)=4.278341e+000; foe(n+1)=4.666669e+001; krok(n+1)=1.161317e-005; ng(n+1)=2.387664e+002;
n=273; farx(n+1)=4.299592e+000; foe(n+1)=4.663537e+001; krok(n+1)=1.008355e-005; ng(n+1)=2.734664e+002;
n=274; farx(n+1)=4.269729e+000; foe(n+1)=4.660424e+001; krok(n+1)=1.168403e-005; ng(n+1)=2.367872e+002;
n=275; farx(n+1)=4.290835e+000; foe(n+1)=4.657338e+001; krok(n+1)=1.009346e-005; ng(n+1)=2.722317e+002;
n=276; farx(n+1)=4.261509e+000; foe(n+1)=4.654275e+001; krok(n+1)=1.155377e-005; ng(n+1)=2.361027e+002;
n=277; farx(n+1)=4.282104e+000; foe(n+1)=4.651239e+001; krok(n+1)=1.010485e-005; ng(n+1)=2.688113e+002;
n=278; farx(n+1)=4.253352e+000; foe(n+1)=4.648220e+001; krok(n+1)=1.155324e-005; ng(n+1)=2.343415e+002;
n=279; farx(n+1)=4.273684e+000; foe(n+1)=4.645230e+001; krok(n+1)=1.015968e-005; ng(n+1)=2.663157e+002;
n=280; farx(n+1)=4.245420e+000; foe(n+1)=4.642259e+001; krok(n+1)=1.143043e-005; ng(n+1)=2.337068e+002;
n=281; farx(n+1)=4.265536e+000; foe(n+1)=4.639316e+001; krok(n+1)=1.029142e-005; ng(n+1)=2.631623e+002;
n=282; farx(n+1)=4.237864e+000; foe(n+1)=4.636394e+001; krok(n+1)=1.115447e-005; ng(n+1)=2.340024e+002;
n=283; farx(n+1)=4.257466e+000; foe(n+1)=4.633499e+001; krok(n+1)=1.046329e-005; ng(n+1)=2.578685e+002;
n=284; farx(n+1)=4.230190e+000; foe(n+1)=4.630622e+001; krok(n+1)=1.104522e-005; ng(n+1)=2.336645e+002;
n=285; farx(n+1)=4.249520e+000; foe(n+1)=4.627769e+001; krok(n+1)=1.052881e-005; ng(n+1)=2.552552e+002;
n=286; farx(n+1)=4.222564e+000; foe(n+1)=4.624934e+001; krok(n+1)=1.099167e-005; ng(n+1)=2.331047e+002;
n=287; farx(n+1)=4.241577e+000; foe(n+1)=4.622122e+001; krok(n+1)=1.048504e-005; ng(n+1)=2.535985e+002;
n=288; farx(n+1)=4.214979e+000; foe(n+1)=4.619326e+001; krok(n+1)=1.106017e-005; ng(n+1)=2.313701e+002;
n=289; farx(n+1)=4.233748e+000; foe(n+1)=4.616552e+001; krok(n+1)=1.039083e-005; ng(n+1)=2.529194e+002;
n=290; farx(n+1)=4.207504e+000; foe(n+1)=4.613794e+001; krok(n+1)=1.115605e-005; ng(n+1)=2.294249e+002;
n=291; farx(n+1)=4.226076e+000; foe(n+1)=4.611057e+001; krok(n+1)=1.030147e-005; ng(n+1)=2.524786e+002;
n=292; farx(n+1)=4.200347e+000; foe(n+1)=4.608336e+001; krok(n+1)=1.115447e-005; ng(n+1)=2.276935e+002;
n=293; farx(n+1)=4.218727e+000; foe(n+1)=4.605638e+001; krok(n+1)=1.038706e-005; ng(n+1)=2.500764e+002;
n=294; farx(n+1)=4.193300e+000; foe(n+1)=4.602957e+001; krok(n+1)=1.104492e-005; ng(n+1)=2.276103e+002;
n=295; farx(n+1)=4.211501e+000; foe(n+1)=4.600296e+001; krok(n+1)=1.046074e-005; ng(n+1)=2.479088e+002;
n=296; farx(n+1)=4.186355e+000; foe(n+1)=4.597653e+001; krok(n+1)=1.095376e-005; ng(n+1)=2.274490e+002;
n=297; farx(n+1)=4.204287e+000; foe(n+1)=4.595029e+001; krok(n+1)=1.046074e-005; ng(n+1)=2.460042e+002;
n=298; farx(n+1)=4.179489e+000; foe(n+1)=4.592422e+001; krok(n+1)=1.095376e-005; ng(n+1)=2.262664e+002;
n=299; farx(n+1)=4.197015e+000; foe(n+1)=4.589833e+001; krok(n+1)=1.033992e-005; ng(n+1)=2.445647e+002;
n=300; farx(n+1)=4.172607e+000; foe(n+1)=4.587257e+001; krok(n+1)=1.113124e-005; ng(n+1)=2.234729e+002;

figure; semilogy(farx,'b'); hold on; semilogy(foe,'r'); xlabel('Iteracje'); ylabel('Earx, Eoe'); legend('Earx','Eoe'); title('Uczenie predyktora OE');
figure; subplot(2,1,1); semilogy(krok); xlabel('Iteracje'); ylabel('Krok');
subplot(2,1,2); semilogy(ng); xlabel('Iteracje'); ylabel('Norma gradientu');
Earx=farx(n+1)
Eoe=foe(n+1)
